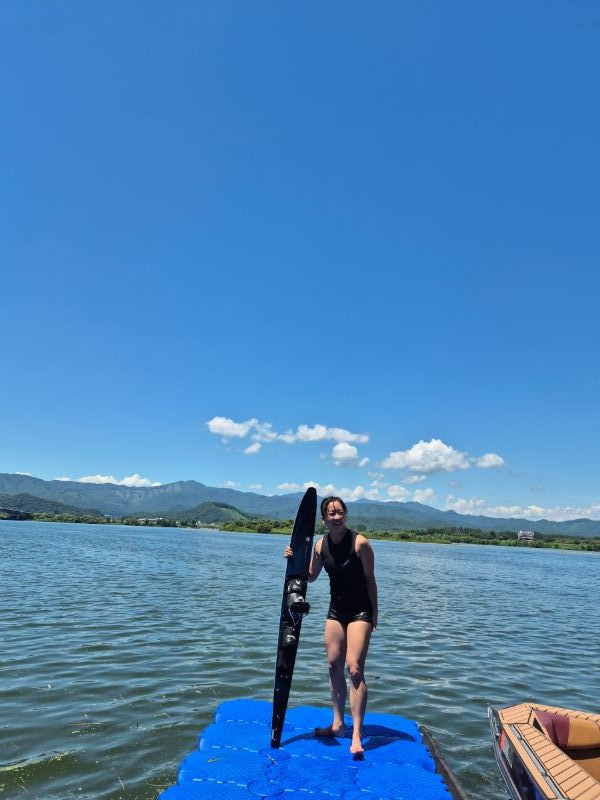
#> input picture HW/jenny.JPG, 600 x 800 px, found by its file name
$ python hw_1.py
#> lines starting #> are read from the running program, lines starting #| are printed output that depends on the picture
'''요구 사항
- 자신이 가장 좋아하는 사진을 읽어오되, 파일이 없을 경우 프로그램이 안전하게 종료되도록 예외 처리를 포함함
- 불러온 영상의 데이터 타입과 배열의 형태(가로, 세로, 채널수)를 출력함
- 원본 컬러 영상을 명암(Gray) 영상으로 변환하고,
- 변환된 영상의 크기를 가로세로 50% 비율로 축소함
- 변환된 영상의 특정 위치에 직사각형을 그리고 그 사진을 찍은 날자를 yyyy.mm.dd.라는 문구를 삽입함
- 최종 결과 영상을 화면에 표시
'''


import cv2 as cv
import sys

# 사진 읽어오기
file_name = 'jenny.jpg'
img = cv.imread(file_name)
#> img is the input picture: shape (800, 600, 3); mean B, G, R 184.8, 132.3, 75.1

# 파일 없을 경우 안전하게 종료되도록 예외 처리 포함
if img is None:
    print(f"오류: '{file_name}' 파일을 찾을 수 없습니다. 안전하게 종료하겠습니다.")
    sys.exit(1)


print("int.type:", img.dtype)
#| int.type: uint8
print("image (height, width, channels):", img.shape)
#| image (height, width, channels): (800, 600, 3)

# 원본 컬러 영상을 명암으로 변환
gray = cv.cvtColor(img, cv.COLOR_BGR2GRAY)
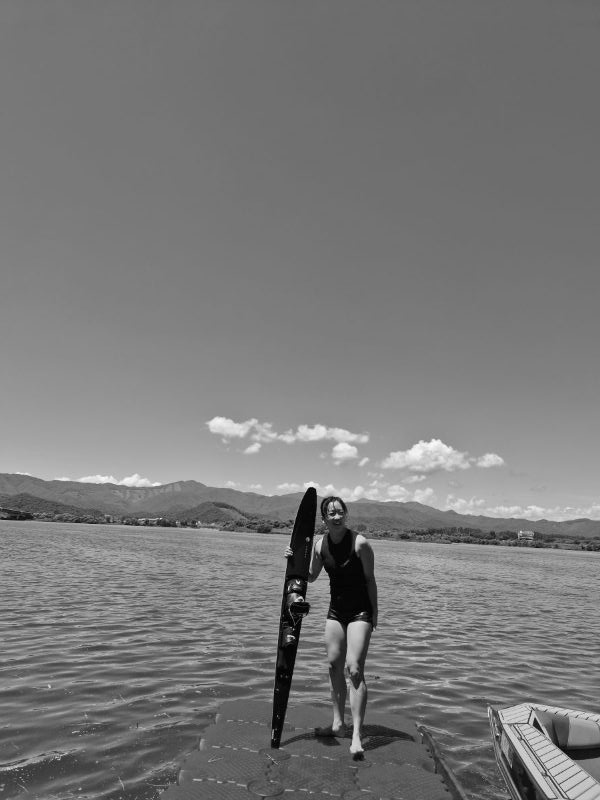
#> gray: shape (800, 600); min 0, max 251, mean 121.2

# 변환된 영상의 크기를 가로세로 50% 비율로 축소
gray_small = cv.resize(gray, dsize=(0,0),fx=0.5,fy=0.5)

# 특정 위치에 직사각형을 그리고
cv.rectangle(gray_small,(60,80),(180,130),(255,255,255),2)

# 사진을 찍은 날짜 문구를 삽입
cv.putText(gray_small,'2025.07.26.',(80, 110),cv.FONT_HERSHEY_SIMPLEX,0.4,(255,255,255),1)
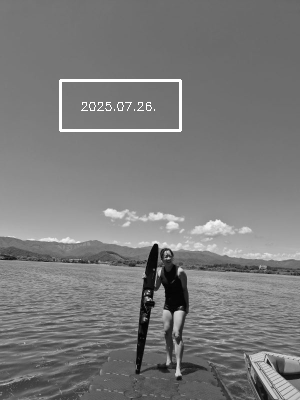
#> gray_small: shape (400, 300); min 3, max 255, mean 122.6

# 최종 결과 영상을 화면에 표시
cv.imwrite('jenny_gray.jpg', gray)
cv.imwrite('jenny_small.jpg',gray_small)

cv.imshow('Final_Result_color',img)
cv.imshow('Final_Result_gray', gray_small)

cv.waitKey(0)
cv.destroyAllWindows()
